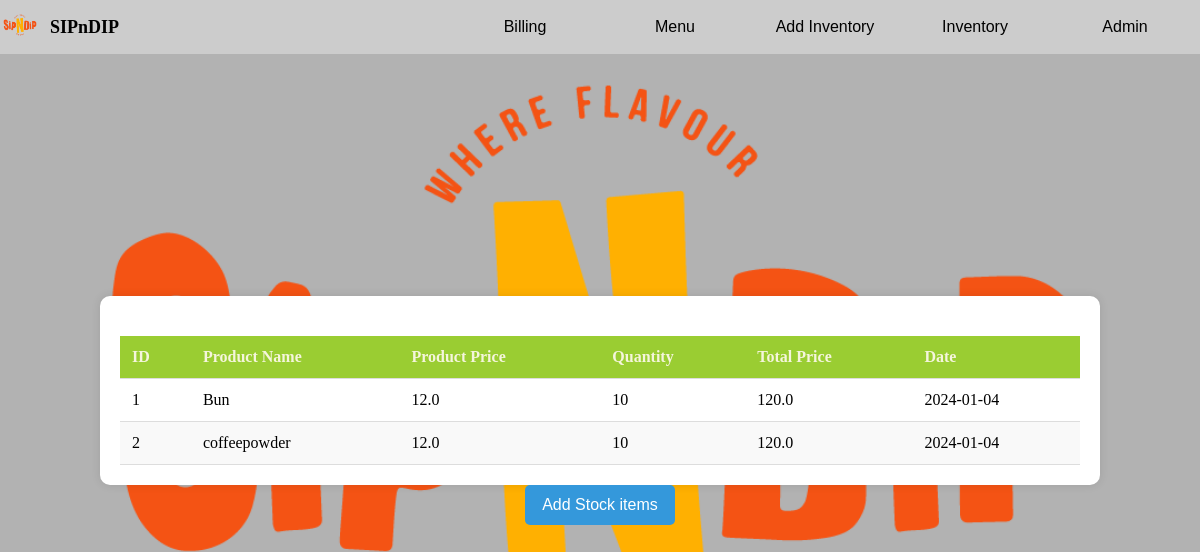
Before: /view_inventory (signed in) with the older database file.
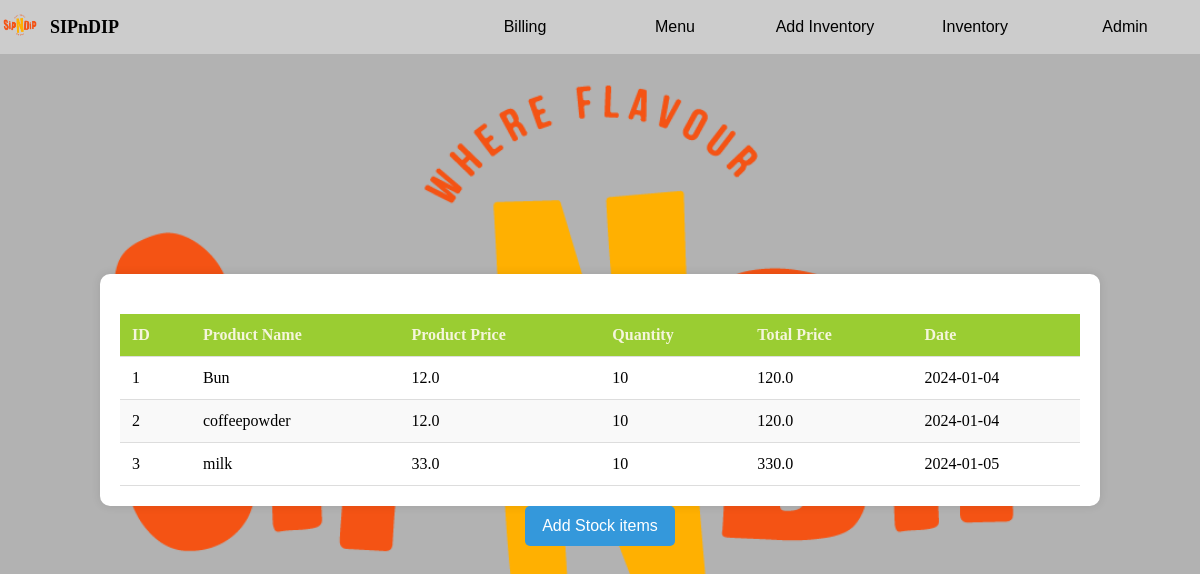
After: the same page with the newer database file.
### main.py (models this page shows, shortened)
class InventoryItem(db.Model):
    id = db.Column(db.Integer, primary_key=True)
    product_name = db.Column(db.String(100))
    product_price = db.Column(db.Float)
    quantity = db.Column(db.Integer)
    total_price = db.Column(db.Float)
    date = db.Column(db.Date)

### main.py (the view)
@app.route('/view_inventory')
@login_required
def view_inventory():
    inventory = InventoryItem.query.all()
    return render_template('view_inventory.html', inventory=inventory)

### main.py (called while the page is built)
@login_manager.user_loader
def load_user(user_id):
    return User.query.get(int(user_id))

### templates/view_inventory.html
{% extends 'layout.html' %}
{% block content %}
    <section class="inventory-section">
    <table>
        <thead>
            <tr>
                <th>ID</th>
                <th>Product Name</th>
                <th>Product Price</th>
                <th>Quantity</th>
                <th>Total Price</th>
                <th>Date</th>
            </tr>
        </thead>
        <tbody>
            {% for item in inventory %}
            <tr>
                <td>{{ item.id }}</td>
                <td>{{ item.product_name }}</td>
                <td>{{ item.product_price }}</td>
                <td>{{ item.quantity }}</td>
                <td>{{ item.total_price }}</td>
                <td>{{ item.date.strftime('%Y-%m-%d') }}</td>
            </tr>
            {% endfor %}
        </tbody>
    </table>
        </section>
    <a href="{{ url_for('add_stock') }}"><button>Add Stock items</button></a>
{% endblock %}

### templates/layout.html (shortened to what this page needs)
<!DOCTYPE html>
<html lang="en">
<head>
    <link rel="stylesheet" href="/static/css/style.css">
</head>
<body>
    <nav class="navbar">
        <div class="brand">
            <a href="/">
                <img src="/static/img/sipndip.png" alt="Brand Logo">
            </a>
            <a href="/">
                <span>SIPnDIP</span>
            </a>
        </div>
        <div class="buttons">
            <a href="{{ url_for('billing') }}"><button class="nav-button">Billing</button></a>
            <a href="{{ url_for('update_menu') }}"><button class="nav-button">Menu</button></a>
            <a href="{{ url_for('add_stock') }}"><button class="nav-button">Add Inventory</button></a>
            <a href="{{ url_for('view_inventory') }}"><button class="nav-button">Inventory</button></a>
            <a href="{{ url_for('admin') }}"><button class="nav-button">Admin</button></a>
        </div>
    </nav>
    {% block content %}
    {% endblock %}
</body>
</html>

### static/css/style.css (style rules this page uses)
body { margin: 0; padding: 0; height: 100vh; display: flex; flex-direction: column; justify-content: center; align-items: center; background-color: rgba(0, 0, 0, 0.3); background-image: url('/static/img/sipndip.png'); background-size: cover; background-position: center; background-attachment: fixed; }
.navbar { background-color: #cccccc; padding: 5px; display: flex; justify-content: space-between; align-items: center; position: fixed; top: 0; width: 100%; z-index: 1000; }
a { text-decoration: none; color: inherit; }
.brand { display: flex; align-items: center; }
.brand img { width: 40px; height: auto; margin-right: 10px; }
.brand span { color: black; font-size: 18px; font-weight: bold; }
.buttons { display: flex; }
.nav-button { background-color: transparent; border: none; color: black; padding: 10px 20px; text-align: center; text-decoration: none; display: inline-block; font-size: 16px; cursor: pointer; }
button { width: 150px; height: 40px; padding: 10px 20px; border: none; border-radius: 5px; cursor: pointer; font-size: 16px; }
button { padding: 10px; background-color: #3498db; color: white; border: none; border-radius: 5px; cursor: pointer; }
table { width: 100%; border-collapse: collapse; margin-top: 20px; }
th, td { padding: 12px; text-align: left; border-bottom: 1px solid #ddd; }
th { background-color: yellowgreen; color: beige; }
tr:nth-child(even) { background-color: #f9f9f9; }
tr:nth-child(odd) { background-color: #fff; }
button { padding: 10px; border: none; border-radius: 5px; cursor: pointer; }
.inventory-section { background-color: white; padding: 20px; border-radius: 10px; box-shadow: 0 0 10px rgba(0, 0, 0, 0.1); margin-top: 20px; width: 80%; overflow-x: auto; }

Changed rows visible on the page:
added InventoryItem: id "3", product_name "milk", product_price "33.0", quantity "10", total_price "330.0", date "2024-01-05"
